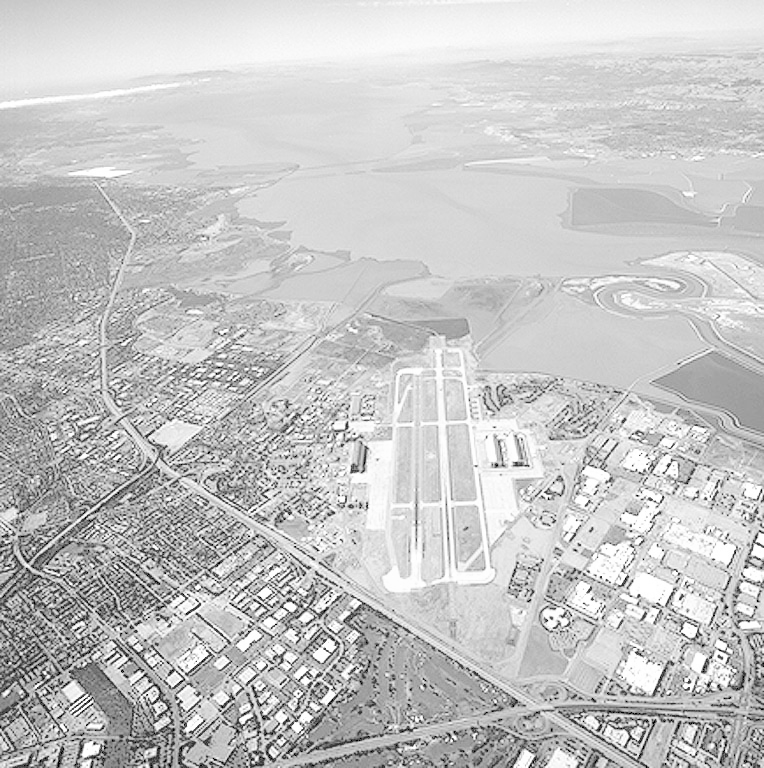
#> input picture images/aerial_view.tif, 764 x 768 px
$ python part_11.py
#> lines starting #> are read from the running program, lines starting #| are printed output that depends on the picture
#> the answer given: ../images/aerial_view.tif
#> the answer given: 1
import cv2 as cv
import numpy as np
from PIL import Image
import matplotlib.pyplot as plt


def sobel_mask_filter(file_path):
    # Open the image from the selected file
#> called with file_path = '../images/aerial_view.tif'
    image = Image.open(file_path).convert("L")
#> image is the input picture: PIL image 764x768 L; min 0, max 255, mean 197.2
    # Load the image into an array
    arr_image = np.asarray(image)

    # Edge detection
    sobel_x = cv.Sobel(arr_image, -1, 1, 0, ksize=3)
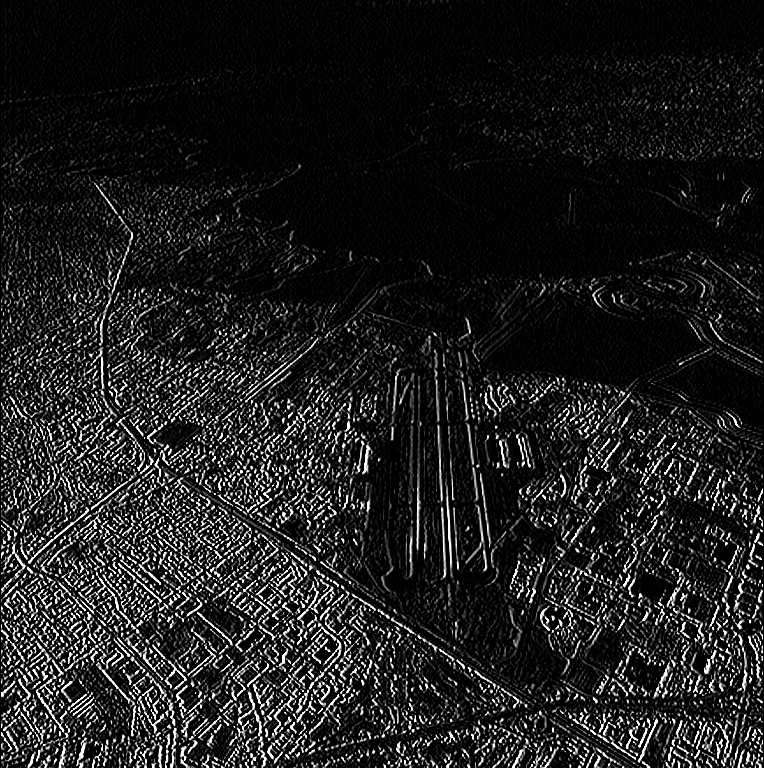
#> sobel_x: shape (768, 764); min 0, max 255, mean 30
    sobel_y = cv.Sobel(arr_image, -1, 0, 1, ksize=3)
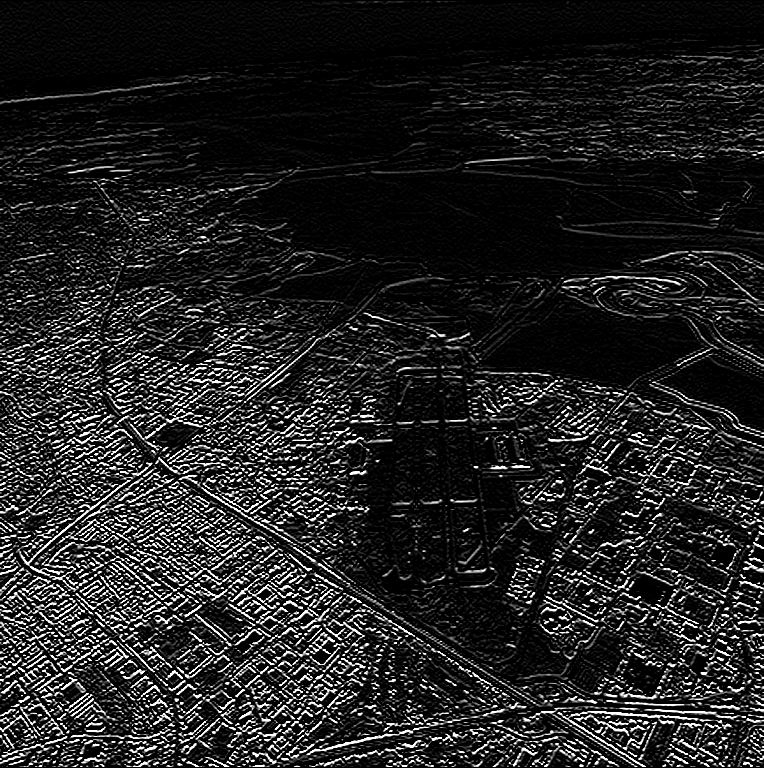
#> sobel_y: shape (768, 764); min 0, max 255, mean 34

    plt.figure(figsize=(15, 10))

    plt.subplot(1, 3, 1)
    plt.title('Image')
    plt.imshow(arr_image, cmap='gray', vmin=0, vmax=255)

    plt.subplot(1, 3, 2)
    plt.title('Sobel X')
    plt.imshow(sobel_x, cmap='gray', vmin=0, vmax=255)

    plt.subplot(1, 3, 3)
    plt.title('Sobel Y')
    plt.imshow(sobel_y, cmap='gray', vmin=0, vmax=255)
    plt.show()
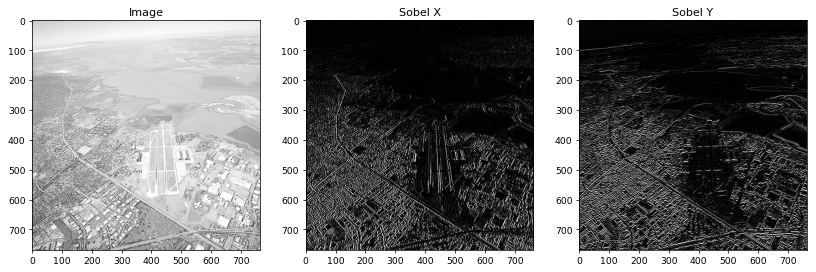
#> figure drawn by matplotlib, 3 panels


# [72 lines left out: functions laplacian, unsharp_masking, high_boost, not called in this run]


def read_file():
    import tkinter.filedialog
    import tkinter as tk
    window = tk.Tk()
    window.wm_attributes('-topmost', 1)
    window.withdraw()
    file_path = tkinter.filedialog.askopenfilename()

    return file_path


def main():
    file_path = read_file()

    if file_path:
        print("Choose an option:")
        print("[1] Sobel Mask Filter")
        print("[2] Laplacian")
        print("[3] Unsharp Masking")
        print("[4] High Boost")

        choice = int(input("Your choice: "))

        if choice == 1:
            sobel_mask_filter(file_path)
        elif choice == 2:
            laplacian(file_path)
        elif choice == 3:
            unsharp_masking(file_path)
        elif choice == 4:
            high_boost(file_path)
        else:
            print("Invalid choice")
    else:
        print("No file selected")

if __name__ == "__main__":
    main()

$ run again, on images/cboard_pepper_only.tif
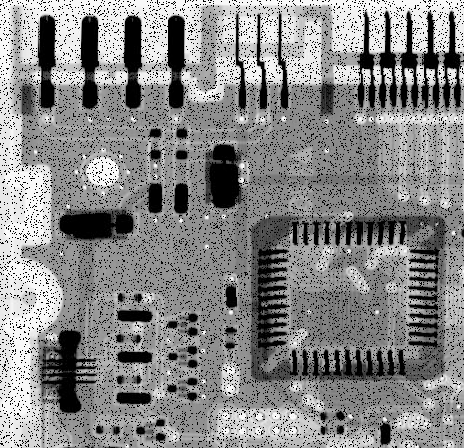
#> input picture images/cboard_pepper_only.tif, 464 x 448 px
#> in sobel_mask_filter, image is the input picture: PIL image 464x448 L; min 0, max 255, mean 135.7
#> in sobel_mask_filter, `sobel_y = cv.Sobel(arr_image, -1, 0, 1, ksize=3)`:
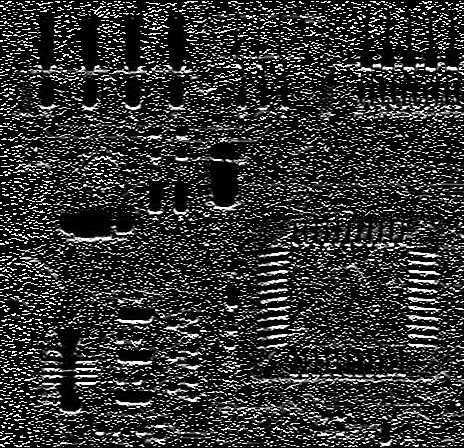
#> sobel_y: shape (448, 464); min 0, max 255, mean 49.4
#> in sobel_mask_filter, `plt.show()`:
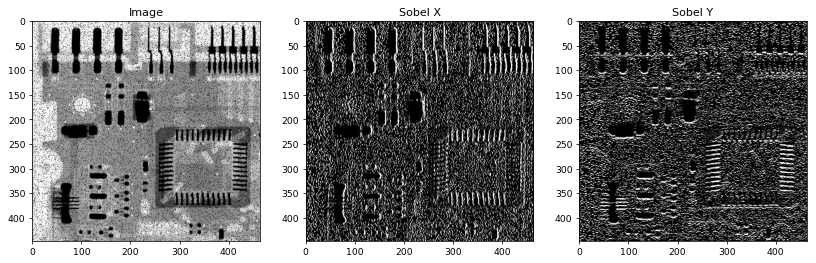
#> figure drawn by matplotlib, 3 panels

$ run again, on images/cboard_salt_pepper.tif
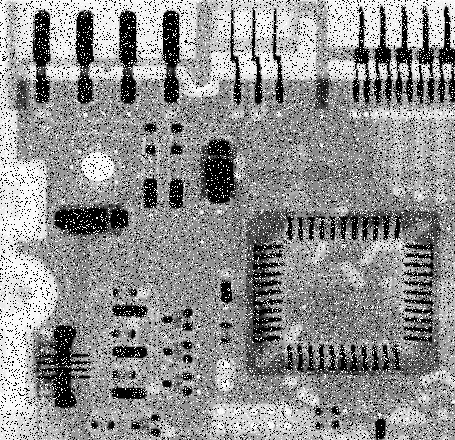
#> input picture images/cboard_salt_pepper.tif, 455 x 440 px
#> in sobel_mask_filter, image is the input picture: PIL image 455x440 L; min 0, max 255, mean 144.1
#> in sobel_mask_filter, `sobel_y = cv.Sobel(arr_image, -1, 0, 1, ksize=3)`:
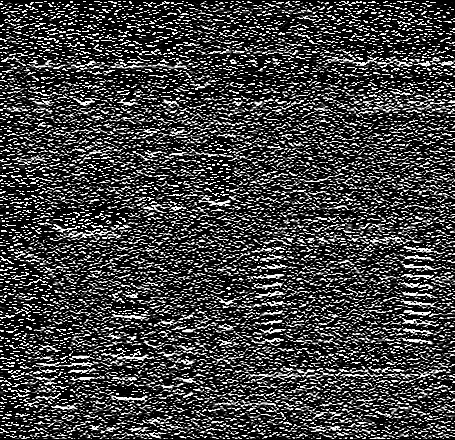
#> sobel_y: shape (440, 455); min 0, max 255, mean 64.7
#> in sobel_mask_filter, `plt.show()`:
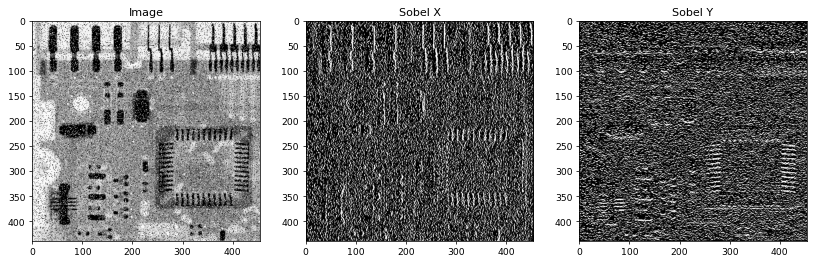
#> figure drawn by matplotlib, 3 panels
